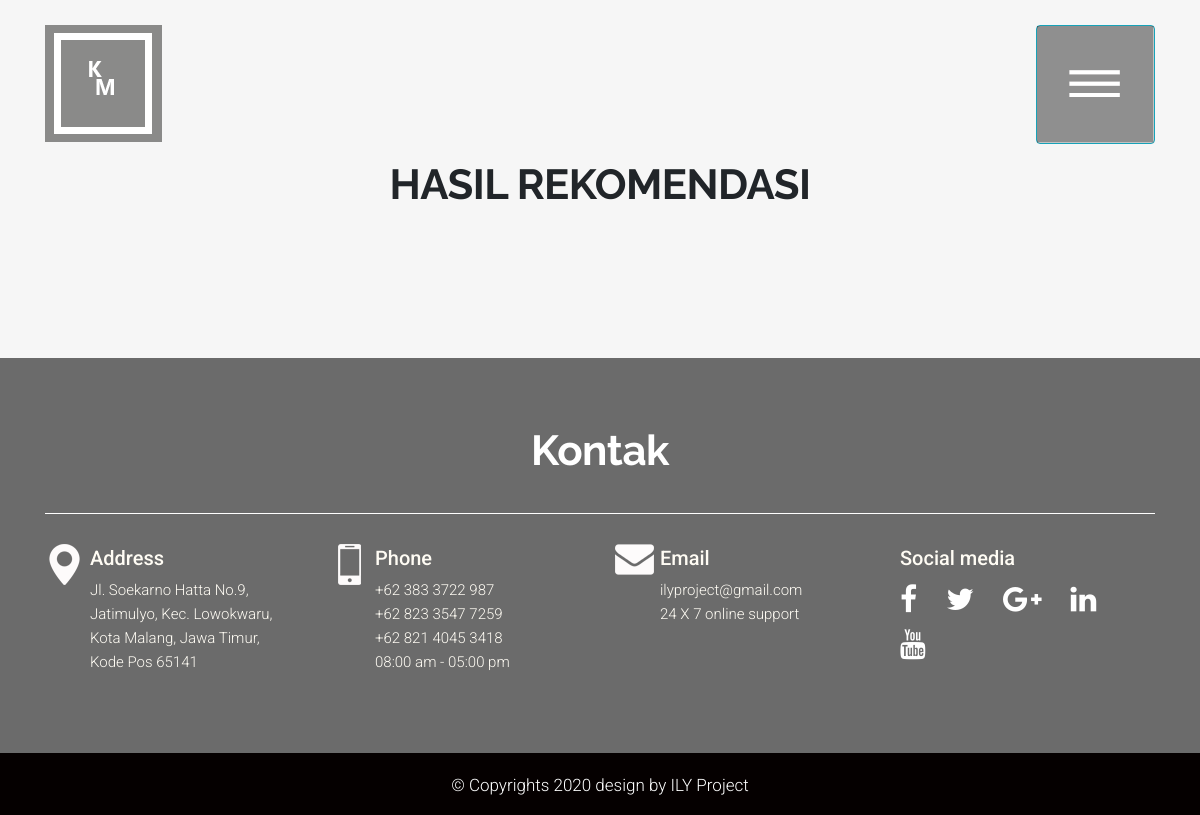
The page /kedai/hasil.php on the database as committed earlier.
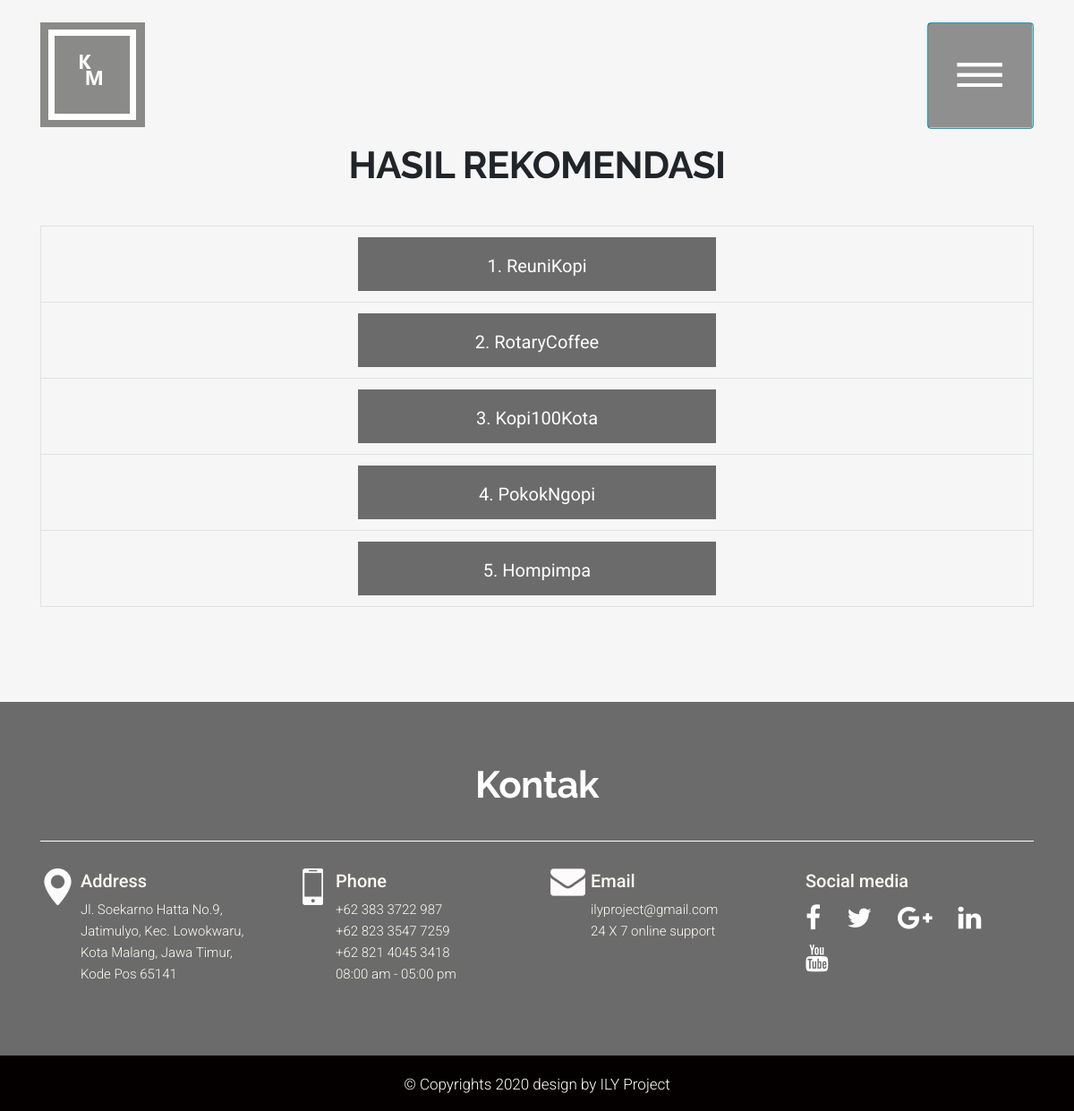
The same page on the database as committed later.
### tables this page shows
CREATE TABLE `alternatif` (
  `id_alternatif` varchar(5) NOT NULL,
  `nm_alternatif` varchar(35) NOT NULL,
  `n_vektor_s` double NOT NULL,
  `n_vektor_v` double NOT NULL
);

### kedai/hasil.php (the view, shortened to what this page needs)
<!DOCTYPE html>
<html lang="en">
<head>
   <?php
include ("../login/koneksi/koneksi.php");
?>
   <link rel="stylesheet" href="css/bootstrap.min.css" />
   <link rel="stylesheet" href="css/pogo-slider.min.css" />
   <link rel="stylesheet" href="css/style.css" />
   <link rel="stylesheet" href="css/responsive.css" />
   <link rel="stylesheet" href="css/custom.css" />
   <link rel="stylesheet" href="https://maxcdn.bootstrapcdn.com/bootstrap/4.0.0/css/bootstrap.min.css"
>
</head>
<body id="home" data-spy="scroll" data-target="#navbar-wd" data-offset="98">
   <div class="wrapper">
      <div id="content">
         <div class="output">
            <div id="section2" class="section about_section layout_padding dash_bg">
               <div class="container">
                  <div class="row">
                     <div class="col-md-12">
                        <div class="full"></br></br></br>
                           <div id="#down" class="heading_main text_align_center">
                              <h2>Hasil Rekomendasi</h2>
                           </div>
                           <table class="table table-stripped table-hover table-bordered">
                              <tbody>
                                 <?php
                                    $i=0;
                                    $a=mysqli_query($conn, "select * from alternatif order by n_vektor_v desc");
                                    while($da=mysqli_fetch_assoc($a)){
                                       echo "<tr>";
                                          ?>
                                          <td class="contact_form_inner" align="center"><button target="_blank" id="<?php echo $da['id_alternatif']?>" onClick="detailKedai(this)" ><?php echo ++$i?>. <?php echo $da['nm_alternatif']?></button></td>
                                          <?php echo "</tr>\n";
                                    }
                                 ?>
                              </tbody>
                           </table>
                        </div>
                     </div>
                  </div>
               </div>
            </div>
         </div></br></br></br></br></br></br></br>
         <footer class="footer-box">
            <div class="container">
               <div class="row">
                  <div class="col-md-12">
                     <div class="full">
                        <div class="heading_main text_align_center white_fonts margin-bottom_30">
                           <h2>Kontak</h2>
                        </div>
                     </div>
                  </div>
               </div>
               <div class="row">
                  <div class="col-lg-3 col-md-6 col-sm-6 white_fonts">
                     <div class="full footer_blog f_icon_1">
                        <p>Address<br><small>Jl. Soekarno Hatta No.9,<br>Jatimulyo, Kec. Lowokwaru,<br>Kota Malang, Jawa
                              Timur, <br>Kode Pos 65141</small></p>
                     </div>
                  </div>
                  <div class="col-lg-3 col-md-6 col-sm-6 white_fonts">
                     <div class="full footer_blog f_icon_2">
                        <p>Phone<br><small>+62 383 3722 987<br>+62 823 3547 7259<br>+62 821 4045 3418<br>08:00 am -
                              05:00 pm</small></p>
                     </div>
                  </div>
                  <div class="col-lg-3 col-md-6 col-sm-6 white_fonts">
                     <div class="full footer_blog f_icon_3">
                        <p>Email<br><small>ilyproject@gmail.com<br>24 X 7 online support</small></p>
                     </div>
                  </div>
                  <div class="col-lg-3 col-md-6 col-sm-6 white_fonts">
                     <div class="full footer_blog_last">
                        <p>Social media</p>
                        <p>
                           <ul>
                              <li><a href="#"><i class="fa fa-facebook-f"></i></a></li>
                              <li><a href="#"><i class="fa fa-twitter"></i></a></li>
                              <li><a href="#"><i class="fa fa-google-plus"></i></a></li>
                              <li><a href="#"><i class="fa fa-linkedin"></i></a></li>
                              <li><a href="#"><i class="fa fa-youtube"></i></a></li>
                           </ul>
                        </p>
                     </div>
                  </div>
               </div>
            </div>
         </footer>
         <header class="top-header">
            <div class="container">
               <div class="row">
                  <div class="col-sm-6">
                     <div class="logo_main">
                        <a href="../index.php"><img src="images/main_logo.png" /></a>
                     </div>
                  </div>
                  <div class="col-sm-6">
                     <button type="button" id="sidebarCollapse" class="btn btn-info navbar-btn"><img
                           src="images/menu_icon.png"></button>
                  </div>
               </div>
            </div>
         </header>
         <div class="footer_bottom">
            <div class="container">
               <div class="row">
                  <div class="col-12">
                     <p class="crp">© Copyrights 2020 design by ILY Project</p>
                  </div>
               </div>
            </div>
         </div>
      </div>
</body>
</html>

### kedai/css/timeline.css (style rules this page uses)
* { box-sizing: border-box; }

Rows that differ between the two databases and show on the page:
added alternatif: nm_alternatif "ReuniKopi"
added alternatif: nm_alternatif "RotaryCoffee"
added alternatif: nm_alternatif "Kopi100Kota"
added alternatif: nm_alternatif "PokokNgopi"
added alternatif: nm_alternatif "Hompimpa"
